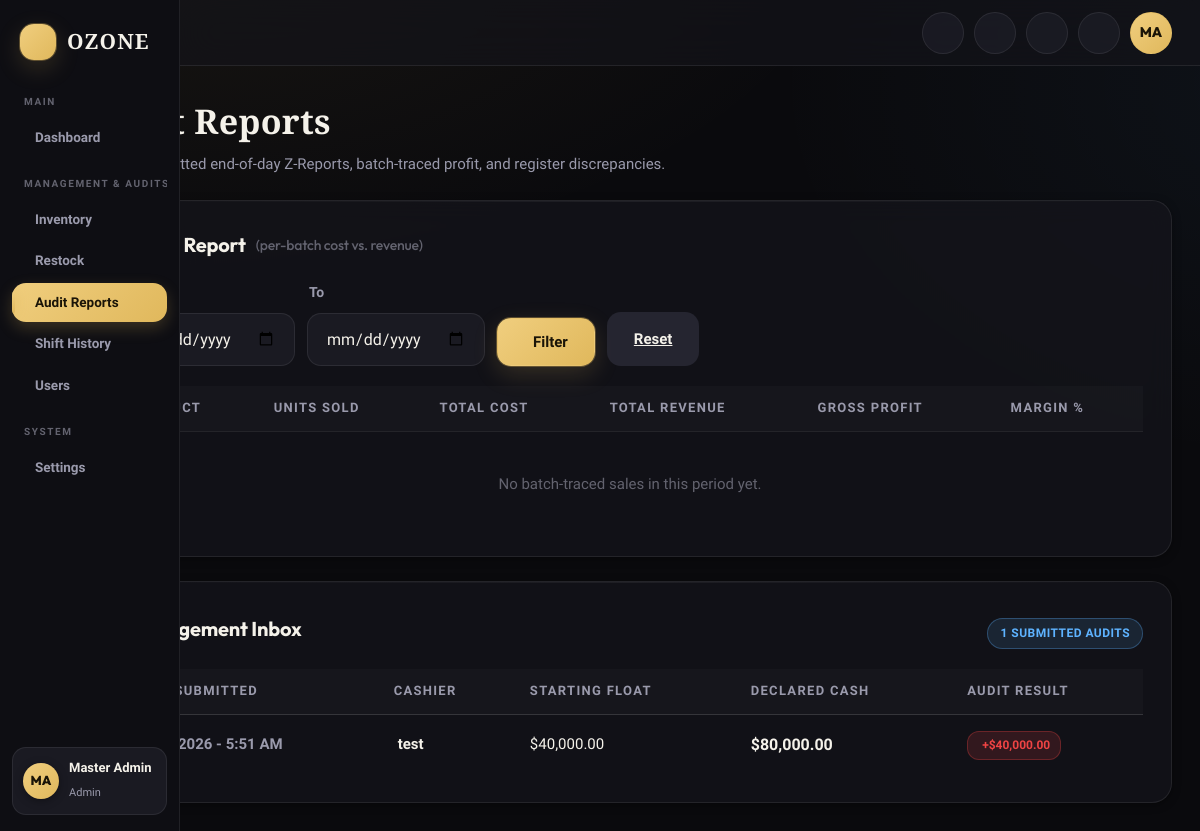
Screenshot of /admin/reports.php (signed in) with the database file from the repository.
### tables this page shows
CREATE TABLE `shifts` (
  `id` int(11) NOT NULL,
  `cashier_id` int(11) NOT NULL,
  `starting_cash` decimal(10,2) NOT NULL,
  `ending_cash` decimal(10,2) DEFAULT NULL,
  `clock_in` datetime NOT NULL DEFAULT current_timestamp(),
  `clock_out` datetime DEFAULT NULL,
  `status` enum('active','closed') NOT NULL DEFAULT 'active',
  `submitted_at` datetime DEFAULT NULL
);

CREATE TABLE `users` (
  `id` int(11) NOT NULL,
  `full_name` varchar(100) NOT NULL,
  `username` varchar(50) NOT NULL,
  `password_hash` varchar(255) NOT NULL,
  `role` enum('admin','cashier') NOT NULL DEFAULT 'cashier',
  `created_at` timestamp NOT NULL DEFAULT current_timestamp()
);

### admin/reports.php (the view, shortened to what this page needs)
<?php
require_once '../config/db.php';
$stmt = $pdo->query("
    SELECT s.*, u.full_name as cashier_name
    FROM shifts s
    JOIN users u ON s.cashier_id = u.id
    WHERE s.submitted_at IS NOT NULL
    ORDER BY s.submitted_at DESC
");
$reports = $stmt->fetchAll(PDO::FETCH_ASSOC);
$pr_from = trim((string)($_GET['pr_from'] ?? ''));
$pr_to   = trim((string)($_GET['pr_to'] ?? ''));
$pwhere  = ['si.buying_price IS NOT NULL'];
$pparams = [];
$pwhere_sql = 'WHERE ' . implode(' AND ', $pwhere);
$profit_stmt = $pdo->prepare("
    SELECT p.id, p.name,
           SUM(si.qty)                          AS units_sold,
           SUM(si.qty * si.buying_price)        AS total_cost,
           SUM(si.qty * si.price)               AS total_revenue,
           SUM(si.qty * (si.price - si.buying_price)) AS gross_profit
      FROM sale_items si
      JOIN products p ON si.product_id = p.id
      JOIN sales    s ON si.sale_id    = s.id
      $pwhere_sql
     GROUP BY p.id
     ORDER BY gross_profit DESC
");
$profit_stmt->execute($pparams);
$profit_rows = $profit_stmt->fetchAll(PDO::FETCH_ASSOC);
?>
<?php
require '../includes/staff_header.php';
?>
        <h1 class="kami-page-title">Audit Reports</h1>
        <p class="kami-page-sub">Review submitted end-of-day Z-Reports, batch-traced profit, and register discrepancies.</p>
        <div class="card glass animate-fade-in" style="margin-bottom: 24px;">
            <div class="card-header" style="border:none; padding:0; margin-bottom: 20px;">
                <h3><i class="ph-bold ph-trend-up"></i> Profit Report <span style="color:var(--kami-text-dim);font-weight:500;font-size:14px;">(per-batch cost vs. revenue)</span></h3>
            </div>
            <form method="GET" action="reports.php" style="display:flex;flex-wrap:wrap;gap:12px;align-items:flex-end;margin-bottom:20px;">
                <div class="form-group" style="margin-bottom:0;">
                    <label class="form-label">From</label>
                    <input type="date" name="pr_from" class="form-input" value="<?= htmlspecialchars($pr_from) ?>">
                </div>
                <div class="form-group" style="margin-bottom:0;">
                    <label class="form-label">To</label>
                    <input type="date" name="pr_to" class="form-input" value="<?= htmlspecialchars($pr_to) ?>">
                </div>
                <button type="submit" class="btn btn-primary"><i class="ph-bold ph-funnel"></i> Filter</button>
                <a href="reports.php" class="btn" style="background:var(--kami-surface-3);color:var(--kami-text);">Reset</a>
            </form>
            <div class="table-responsive">
                <table class="data-table">
                    <thead>
                        <tr>
                            <th>Product</th>
                            <th>Units Sold</th>
                            <th>Total Cost</th>
                            <th>Total Revenue</th>
                            <th>Gross Profit</th>
                            <th>Margin %</th>
                        </tr>
                    </thead>
                    <tbody>
                        <?php if (empty($profit_rows)): ?>
                            <tr>
                                <td colspan="6" data-label="Status" style="text-align:center; padding:32px; color: var(--kami-text-dim);">
                                    No batch-traced sales in this period yet.
                                </td>
                            </tr>
                        <?php endif; ?>
                    </tbody>
                </table>
            </div>
        </div>
        <div class="card glass animate-fade-in">
            <div class="card-header" style="border:none; padding:0; margin-bottom: 20px;">
                <h3><i class="ph-bold ph-archive"></i> Management Inbox</h3>
                <div class="badge badge-info" style="margin-top: 8px; display: inline-block;"><?= count($reports) ?> Submitted Audits</div>
            </div>
            <div class="table-responsive">
                <table class="data-table">
                    <thead>
                        <tr>
                            <th>Date Submitted</th>
                            <th>Cashier</th>
                            <th>Starting Float</th>
                            <th>Declared Cash</th>
                            <th>Audit Result</th>
                        </tr>
                    </thead>
                    <tbody>
                        <?php if (empty($reports)): ?>
                            <tr>
                                <td colspan="5" data-label="Status" style="text-align:center; padding:32px; color: var(--kami-text-dim);">
                                    <i class="ph ph-warning-circle" style="font-size: 32px; margin-bottom: 8px; display: block;"></i>
                                    No Z-Reports submitted yet.
                                </td>
                            </tr>
                        <?php else: ?>
                            <?php foreach ($reports as $report):
                                $sales_stmt = $pdo->prepare("SELECT SUM(total) FROM sales WHERE cashier_id = :id AND created_at >= :start AND created_at <= :end");
                                $sales_stmt->execute(['id' => $report['cashier_id'], 'start' => $report['clock_in'], 'end' => $report['clock_out']]);
                                $shift_sales = (float)$sales_stmt->fetchColumn();
                                $expected = (float)$report['starting_cash'] + $shift_sales;
                                $discrepancy = (float)$report['ending_cash'] - $expected;
                            ?>
                                <tr class="hover-scale">
                                    <td data-label="Date Submitted" style="color: var(--kami-text-muted); font-weight: 600; font-size: 15px;">
                                        <?= date('M j, Y - g:i A', strtotime($report['submitted_at'])) ?>
                                    </td>
                                    <td data-label="Cashier" style="font-weight: 700; font-size: 15px;">
                                        <i class="ph-fill ph-user" style="color: var(--kami-text-dim); margin-right: 4px;"></i> <?= htmlspecialchars($report['cashier_name']) ?>
                                    </td>
                                    <td data-label="Starting Float" style="font-size: 15px;">
                                        $<?= number_format((float)$report['starting_cash'], 2) ?>
                                    </td>
                                    <td data-label="Declared Cash" style="font-weight: 700; color: var(--kami-text); font-size: 16px;">
                                        $<?= number_format((float)$report['ending_cash'], 2) ?>
                                    </td>
                                    <td data-label="Audit Result">
                                        <?php if ($discrepancy === 0.0): ?>
                                            <span class="balanced-badge"><i class="ph-bold ph-scales"></i> Balanced</span>
                                        <?php else: ?>
                                            <span class="shortage-badge">
                                                <i class="ph-bold ph-warning"></i> <?= $discrepancy > 0 ? '+' : '' ?>$<?= number_format($discrepancy, 2) ?>
                                            </span>
                                        <?php endif; ?>
                                    </td>
                                </tr>
                            <?php endforeach; ?>
                        <?php endif; ?>
                    </tbody>
                </table>
            </div>
        </div>
<?php require '../includes/staff_footer.php'; ?>

### admin/reports.php (style rules this page uses)
.shortage-badge { background: rgba(239, 68, 68, 0.15); color: #ef4444; border: 1px solid rgba(239, 68, 68, 0.3); padding: 4px 10px; border-radius: 12px; font-size: 12px; font-weight: 800; display: inline-flex; align-items: center; gap: 4px; }
.table-responsive { width: 100%; overflow-x: auto; -webkit-overflow-scrolling: touch; }
.data-table { width: 100%; border-collapse: collapse; min-width: 600px; }
.data-table th { text-align: left; padding: 12px 16px; border-bottom: 1px solid var(--kami-border); color: var(--kami-text-muted); font-size: 13px; font-weight: 600; }
.data-table td { padding: 14px 16px; border-bottom: 1px solid rgba(255,255,255,0.02); }

### rows the page displays
shifts: submitted_at "Jun 3, 2026 - 5:51 AM", users.full_name "test", starting_cash "40,000.00", ending_cash "80,000.00", discrepancy "40,000.00"

### other values shown
$section "MAIN"
$lnk[2] "Dashboard"
$section "MANAGEMENT &…"
$lnk[2] "Inventory"
$lnk[2] "Restock"
$lnk[2] "Audit Reports"
$lnk[2] "Shift History"
$lnk[2] "Users"
$section "SYSTEM"
$lnk[2] "Settings"
$initials "MA"
$fullName "Master Admin"
$roleName "Admin"
count($reports) "1"
